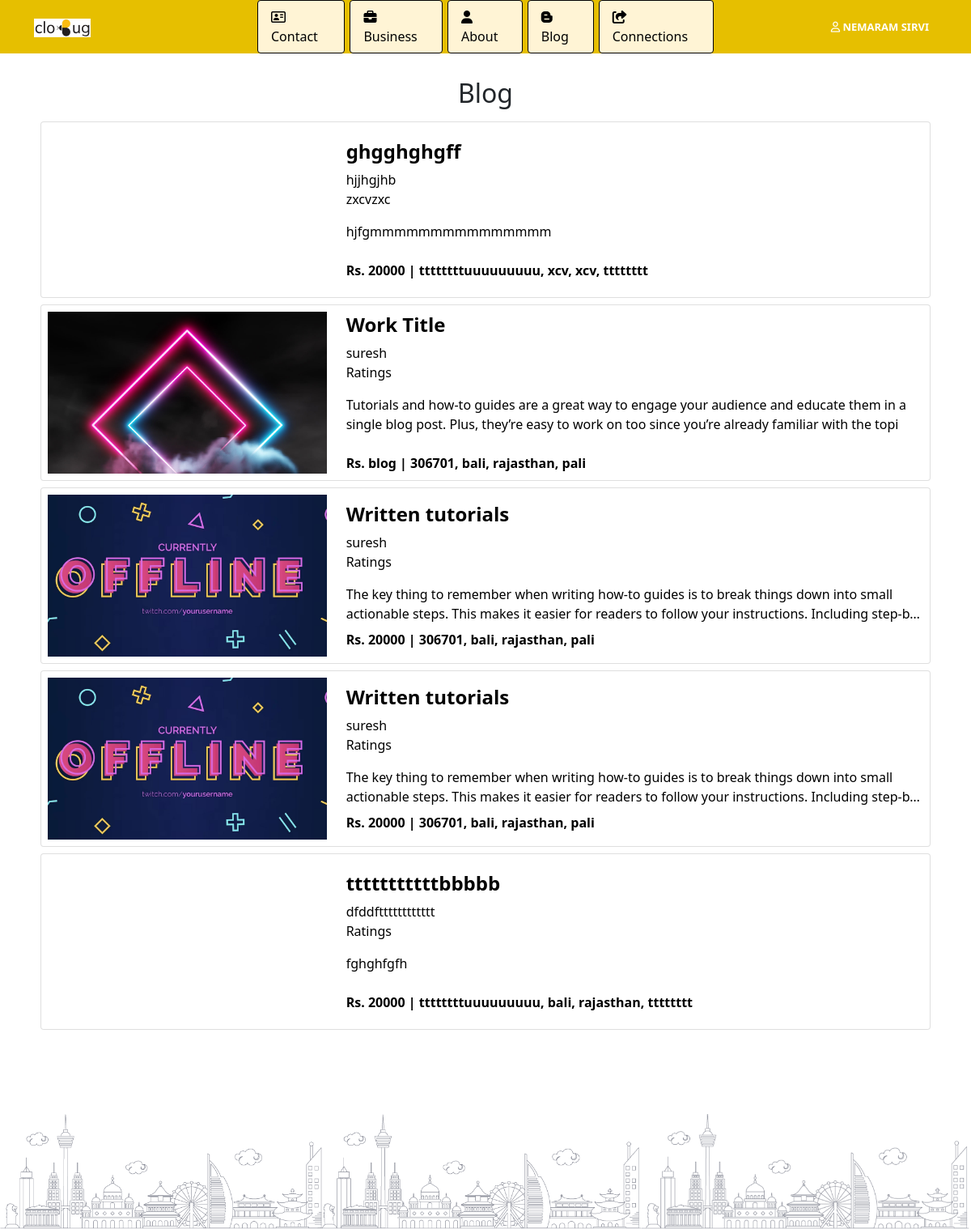
Screenshot of /blog.php (signed in) with the database file from the repository.
### tables this page shows
CREATE TABLE `useradmin` (
  `id` int(11) NOT NULL,
  `profile_id` varchar(100) NOT NULL,
  `image` varchar(200) NOT NULL,
  `username` varchar(50) NOT NULL,
  `password` varchar(255) NOT NULL,
  `email` varchar(100) NOT NULL,
  `last_name` varchar(200) NOT NULL,
  `designation` varchar(200) NOT NULL,
  `company` varchar(200) NOT NULL,
  `business_category` varchar(200) NOT NULL,
  `logo` varchar(200) NOT NULL,
  `thumbnail_image` varchar(200) NOT NULL,
  `thames_color` varchar(100) NOT NULL,
  `text_color` varchar(100) NOT NULL,
  `footer_color` varchar(100) NOT NULL,
  `connections_id` varchar(100) NOT NULL,
  `admin_status` varchar(100) NOT NULL
);

CREATE TABLE `blog` (
  `id` int(50) NOT NULL,
  `adminuser_id` int(50) NOT NULL,
  `name_client` varchar(100) NOT NULL,
  `link_client_profile` varchar(100) NOT NULL,
  `blog_title` varchar(100) NOT NULL,
  `work_short_discription` varchar(200) NOT NULL,
  `ratings_client` varchar(100) NOT NULL,
  `blog_image` varchar(200) NOT NULL,
  `blog_description` varchar(200) NOT NULL,
  `pincode` varchar(100) NOT NULL,
  `city` varchar(100) NOT NULL,
  `state` varchar(100) NOT NULL,
  `country` varchar(100) NOT NULL,
  `amount_work` varchar(100) NOT NULL,
  `time_taken_work` varchar(100) NOT NULL,
  `tags` varchar(100) NOT NULL,
  `blog_date` varchar(100) NOT NULL,
  `blog_status` varchar(100) NOT NULL,
  `like_count` varchar(100) NOT NULL,
  `dislike_count` varchar(100) NOT NULL
);

### blog.php (the view, shortened to what this page needs)
<?php
include("config.php");
$admin_user=$_SESSION['login_user'];
$row_adm=mysqli_fetch_assoc(mysqli_query($db, "select * from useradmin where profile_id='$admin_user'"));
?>
<!DOCTYPE html>
<html lang="en">
<head>
  <link href="https://cdn.jsdelivr.net/npm/bootstrap@5.0.2/dist/css/bootstrap.min.css" rel="stylesheet">
  <link rel="stylesheet" href="https://cdnjs.cloudflare.com/ajax/libs/font-awesome/6.2.0/css/all.min.css" />
  <link rel="stylesheet" href="https://cdnjs.cloudflare.com/ajax/libs/OwlCarousel2/2.3.4/assets/owl.carousel.min.css" />
</head>
<body class="">
<section id="profile-head"  class="position-fixed w-100" style="z-index: 100;
<?php
if(isset($row_adm['thames_color']))
{
?>
background-color:<?php echo $row_adm['thames_color']?>!important;
<?php
}
else
{
?>
background-color:#232323!important;
<?php } ?>
">
<div class="container">
<div class="row">
<div class="col-8 col-md-3 col-lg-3 m-auto">
  <div class="d-flex pt-2 pb-2">
    <?php
    if(isset($_SESSION['login_user']))
    { ?>
      <div class="img-pro me-4" style="width: 27%;"><img src="admin/images/logo/<?php echo $row_adm['image'] ?>" alt="" width="100%"></div>
    <?php
    }
    ?>
</div>
</div>
<div class="col-md-6 col-lg-6 p-0 m-auto d-none d-md-block d-lg-block">
<ul class="d-flex m-auto list-unstyled" id="head-menu">
  <li class="nav-item">
    <a class="nav-link active" href="index.php"><i class="fa-regular fa-address-card m-auto"></i> Contact</a>
  </li>
  <li class="nav-item">
    <a class="nav-link" href="business.php"><i class="fa-solid fa-briefcase m-auto"></i> Business</a>
  </li>
  <li class="nav-item">
    <a class="nav-link" href="about.php"><i class="fa-solid fa-user m-auto"></i> About</a>
  </li>
  <li class="nav-item">
    <a class="nav-link" href="blog.php"><i class="fa-brands fa-blogger-b m-auto"></i> Blog</a>
  </li>
  <li class="nav-item">
    <a class="nav-link" href="connections.php"><i class="fa-solid fa-share-from-square m-auto"></i> Connections</a>
  </li>
</ul>
</div>
<div class="col-4 col-md-3 col-lg-3 m-auto">
<div class="d-flex pt-2 pb-2" style="float: right;">
    <?php
    if(isset($_SESSION['login_user']))
    { ?>
      <div class="dropdown hover">
      <a href="#" style="background-color: #0000;" class="text-white float-end"><i class="fa-regular fa-user"></i> <?php echo $row_adm['username'] ?></a>
    </div>
   <?php }
    else{
    ?>
    <div class="me-2"><span class="text-white"><i class="fa-regular fa-user"></i></span></div>
    <a href="login.php"><div class=""><span class="text-white">Sign In</span></div></a>
    <?php
    }
    ?>
</div>
</div>
</div>
</div>
</section>
<main class="container">
<section>
<div class="pt-5 pb-5" id="blog">
    <div class="pt-5 pb-5">
        <div><h2 class="text-center pb-2">Blog</h2></div>
    <?php
    $sql =  "SELECT * FROM blog ";
    $res = mysqli_query($db, $sql);
    while ($row= mysqli_fetch_assoc($res)) {
    ?>
        <div class="card p-2 m-2">
            <a href="blog-details.php?id=<?php echo $row['id'] ?>" class="text-decoration-none" style="color:black;">
                <div class="row blog-page">
                    <div class="col-12 col-md-4 col-lg-4" style="ba">
                        <div style="background: url(admin/images/blog/<?php echo $row['blog_image']?>); height: 200px; background-position: center; background-size: cover;"></div>
                    </div>
                    <div class="col-12 col-md-8 col-lg-8 m-auto">
                        <div>
                            <div>
                                <h4><b><?php echo $row['blog_title'] ?></b></h4>
                            </div>
                            <div>
                                <p class="mb-0"><?php echo $row['name_client'] ?></p>
                                <p class="mb-0"><?php echo $row['ratings_client'] ?></p>
                            </div>
                            <div class="p-box">
                                <p><?php echo $row['blog_description'] ?></p>
                            </div>
                            <div class="mt-2">
                                <span><b>
                                    Rs.
                                    <?php echo $row['amount_work'] ?>
                                    |</b>
                                </span>
                                <span>
                                    <b><?php echo $row['pincode'] ?>,
                                    <?php echo $row['city'] ?>,
                                    <?php echo $row['state'] ?>,
                                    <?php echo $row['country'] ?></b>
                                </span>
                            </div>
                        </div>
                    </div>
                </div>
            </a>
        </div>
        <?php
        }
        ?>
    </div>
</div>
</section>
</main>
<footer>
<div class="d-none d-sm-none d-md-block d-lg-block">
    <div><img src="images/footer/footer.png" alt="" width="100%" style="opacity: 0.5;"></div>
</div>
</footer>

### blog.php (style rules this page uses)
a { text-decoration: none; }
#head-menu li { margin: auto; }
#head-menu .nav-link { color: #000; border: 1px solid black; background-color: #fff4d5; margin: 0px 3px 0px 3px; border-radius: 4px; }
.dropdown { width: 180px; display: inline-block; margin-right: 10px; position: relative; }
.dropdown a { display: block; padding: 0 0 0 10px; text-decoration: none; line-height: 40px; font-size: 13px; text-transform: uppercase; font-weight: bold; color: #000; background-color: #FFF; color: #000; background-color: #ffba20; }
.p-box { overflow: hidden; text-overflow: ellipsis; display: -webkit-box; -webkit-line-clamp: 2; line-clamp: 2; -webkit-box-orient: vertical; }
.position-fixed { position: fixed!important; }

### rows the page displays
useradmin: image (picture), username "NEMARAM SIRVI"
blog: blog_title "ghgghghgff", name_client "hjjhgjhb", ratings_client "zxcvzxc", blog_description "hjfgmmmmmmmmmmmmmmm", amount_work "20000", pincode "ttttttttuuuuuuuuu", city "xcv", state "xcv", country "tttttttt"
blog: blog_image (picture), blog_title "Work Title", name_client "suresh", ratings_client "Ratings", blog_description "Tutorials and how-to guides are a great way to engage your audience and educate them in a single blog post. Plus, they’re easy to work on too since you’re already familiar with the topi", amount_work "blog", pincode "306701", city "bali", state "rajasthan", country "pali"
blog: blog_image (picture), blog_title "Written tutorials", name_client "suresh", ratings_client "Ratings", blog_description "The key thing to remember when writing how-to guides is to break things down into small actionable steps. This makes it easier for readers to follow your instructions.…", amount_work "20000", pincode "306701", city "bali", state "rajasthan", country "pali"
blog: blog_image (picture), blog_title "Written tutorials", name_client "suresh", ratings_client "Ratings", blog_description "The key thing to remember when writing how-to guides is to break things down into small actionable steps. This makes it easier for readers to follow your instructions.…", amount_work "20000", pincode "306701", city "bali", state "rajasthan", country "pali"
blog: blog_title "tttttttttttbbbbb", name_client "dfddftttttttttttt", ratings_client "Ratings", blog_description "fghghfgfh", amount_work "20000", pincode "ttttttttuuuuuuuuu", city "bali", state "rajasthan", country "tttttttt"
